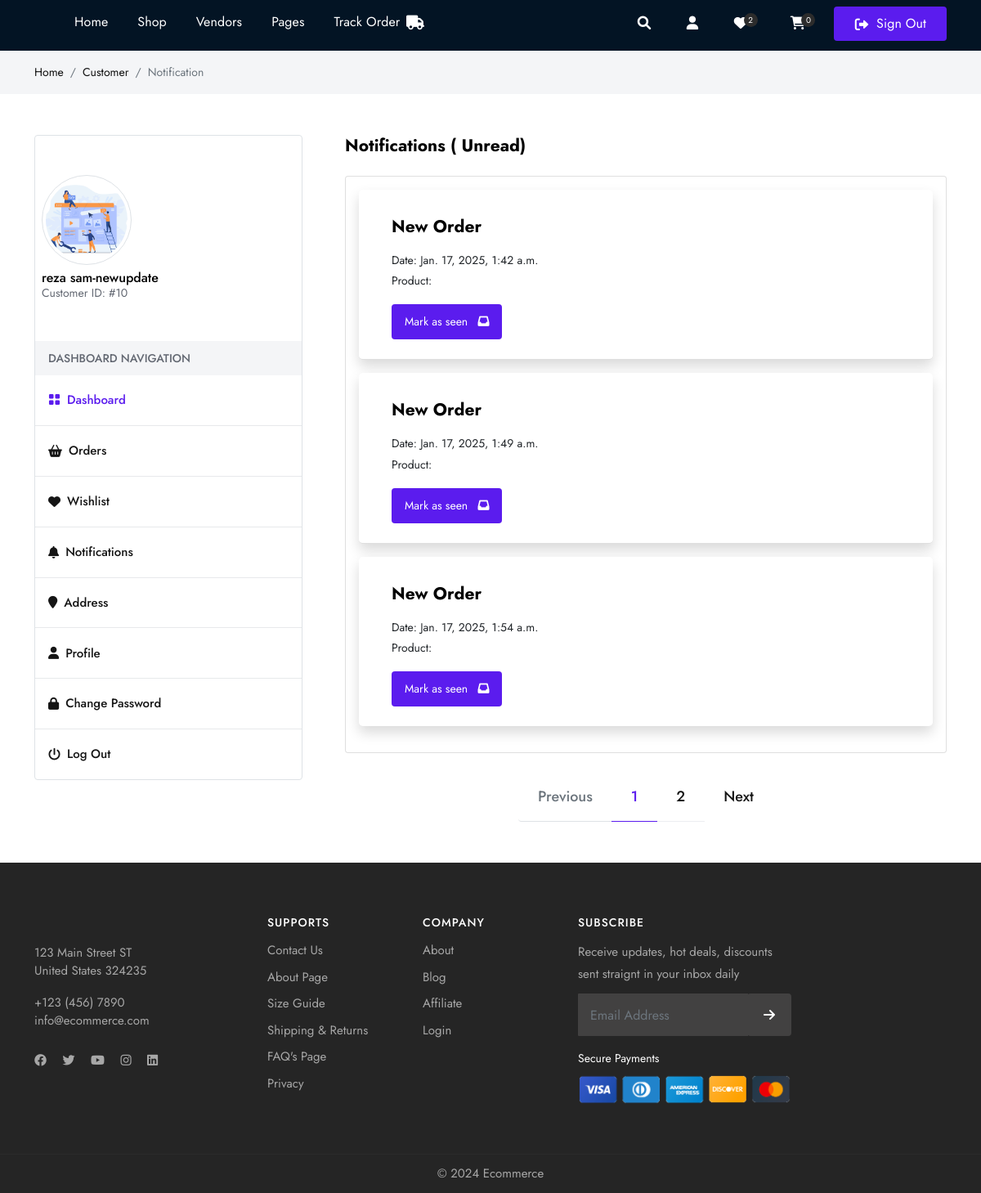
The page /customer/notis/ (signed in) on the database its author committed.
### userauths/models.py (models this page shows, shortened)
class User(AbstractUser):
    username = models.CharField(max_length=255, null=True, blank=True)
    email = models.EmailField(unique=True)
    USERNAME_FIELD = 'email'
    REQUIRED_FIELDS = ['username']

class Profile(models.Model):
    user = models.OneToOneField(User, on_delete=models.CASCADE)
    image = models.ImageField(upload_to="images", default="default-user.jpg", null=True, blank=True)
    full_name =models.CharField(max_length=255, null=True, blank=True)
    mobile = models.CharField(max_length=255, null=True, blank=True)
    user_Type = models.CharField(max_length=255, choices=USER_TYPE, null=True, blank=True, default=None)

### customer/models.py (models this page shows, shortened)
class Notifications(models.Model):
    user = models.ForeignKey(User, on_delete=models.CASCADE, null=True)
    type = models.CharField(max_length=100, choices=TYPE, default=None)
    seen = models.BooleanField(default=False)
    date = models.DateTimeField(auto_now_add=True)
    class Meta:
        verbose_name_plural = "Notification"

### customer/views.py (the view)
# urls.py: path("notis/", views.notis, name="notis"),
@login_required
def notis(request):
    notis_list = customer_models.Notifications.objects.filter(user=request.user, seen=False)
    notis = paginate_queryset(request, notis_list, 3)
    context = {
        "notis": notis,
        "notis_list": notis_list,
    }
    return render(request, "customer/notis.html", context)

### plugin/paginate_queryset.py (called while the page is built)
def paginate_queryset(request, queryset, per_page):
    paginator = Paginator(queryset, per_page)
    page_number = request.GET.get('page')
    return paginator.get_page(page_number)

### store/context.py (called while the page is built)
def default(request):
    try:
        cart_id = request.session['cart_id']
        total_cart_items = store_models.Cart.objects.filter(cart_id=cart_id).count()
    except:
        total_cart_items = 0
    return {
        "total_cart_items": total_cart_items,
    }

### templates/customer/notis.html
{% extends 'partials/base.html' %} {% load static %} {% load humanize %} {% block content %}
<div class="gray py-3">
    <div class="container">
        <div class="row">
            <div class="colxl-12 col-lg-12 col-md-12">
                <nav aria-label="breadcrumb">
                    <ol class="breadcrumb">
                        <li class="breadcrumb-item"><a href="/">Home</a></li>
                        <li class="breadcrumb-item"><a href="#">Customer</a></li>
                        <li class="breadcrumb-item active" aria-current="page">Notification</li>
                    </ol>
                </nav>
            </div>
        </div>
    </div>
</div>
<section class="middle">
    <div class="container">
        <div class="row align-items-start justify-content-between">
            {% include 'customer/sidebar.html' %}
            <div class="col-12 col-md-12 col-lg-8 col-xl-8">
                <h4 class="mb-0 mb-4 fw-bold">Notifications ({{notis.count}} Unread)</h4>
                <div class="card mb-4">
                    <div class="card-body">
                        <ul class="list-group list-group-flush">
                            {% for n in notis %}
                                <li class="list-group-item p-4 shadow rounded-3 mb-3">
                                    <div class="d-flex">
                                        <div class="ms-3 mt-2">
                                            <div class="d-flex align-items-center justify-content-between">
                                                <div>
                                                    <h4 class="mb-3 fw-bold">{{n.type}}</h4>
                                                    <p class="mb-0 mt-0">Date: {{n.date}}</p>
                                                    <p class="mb-0 mt-0">Product: {{n.order.product.name}}</p>
                                                </div>
                                            </div>
                                            <a href="{% url 'customer:mark_noti_seen' n.id %}" class="btn bg-primary text-white rounded btn-sm mt-3">Mark as seen <i class="fas fa-inbox ms-2"></i></a>
                                        </div>
                                    </div>
                                </li>
                                {% empty %}
                                <p>No item in Notifications</p>
                            {% endfor %}
                        </ul>
                    </div>
                </div>
                <nav>
                    <ul class="pagination">
                        {% if notis.has_previous %}
                            <li class="page-item">
                                <a class="page-link" href="?page={{ notis.previous_page_number }}">Previous</a>
                            </li>
                        {% else %}
                            <li class="page-item disabled">
                                <span class="page-link">Previous</span>
                            </li>
                        {% endif %}
                        {% for num in notis.paginator.page_range %}
                            <li class="page-item {% if notis.number == num %}active{% endif %}">
                                <a class="page-link" href="?page={{ num }}">{{ num }}</a>
                            </li>
                        {% endfor %}
                        {% if notis.has_next %}
                            <li class="page-item">
                                <a class="page-link" href="?page={{ notis.next_page_number }}">Next</a>
                            </li>
                        {% else %}
                            <li class="page-item disabled">
                                <span class="page-link">Next</span>
                            </li>
                        {% endif %}
                    </ul>
                </nav>
            </div>
        </div>
    </div>
</section>
{% endblock content %}

### templates/customer/sidebar.html
<div class="col-12 col-md-12 col-lg-4 col-xl-4 miliods">
    <div class="d-block border rounded">
        <div class="dashboard_author px-2 py-5">
            <div class="dash_auth_thumb circle p-1 border d-inline-flex mx-auto mb-2">
                <img src="{{request.user.profile.image.url}}" class="img-fluid circle" style="width: 100px; height: 100px; object-fit: cover;" alt="" />
            </div>
            <div class="dash_caption">
                <h4 class="fs-md ft-medium mb-0 lh-1">{{request.user.profile.full_name}}</h4>
                <span class="text-muted smalls">Customer ID: #{{request.user.id}}</span>
            </div>
        </div>
        <div class="dashboard_author">
            <h4 class="px-3 py-2 mb-0 lh-2 gray fs-sm ft-medium text-muted text-uppercase text-left">Dashboard Navigation</h4>
            <ul class="dahs_navbar">
                <li>
                    <a href="{% url 'customer:dashboard' %}" class="active"><i class="bi bi-grid-fill me-2"></i>Dashboard</a>
                </li>
                <li>
                    <a href="{% url 'customer:orders' %}"><i class="fas fa-shopping-basket me-2"></i>Orders</a>
                </li>
                <li>
                    <a href="{% url 'customer:wishlist' %}"><i class="fas fa-heart me-2"></i>Wishlist</a>
                </li>
                <li>
                    <a href="{% url 'customer:notis' %}"><i class="fas fa-bell me-2"></i>Notifications</a>
                </li>
                <li>
                    <a href="{% url 'customer:addresses' %}"><i class="fas fa-map-marker me-2"></i>Address</a>
                </li>
                <li>
                    <a href="{% url 'customer:profile' %}"><i class="fas fa-user me-2"></i>Profile</a>
                </li>
                <li>
                    <a href="{% url 'customer:change_password' %}"><i class="fas fa-lock me-2"></i>Change Password</a>
                </li>
                <li>
                    <a href="{% url 'userauths:sign-out' %}"><i class="fas fa-power-off me-2"></i>Log Out</a>
                </li>
            </ul>
        </div>
    </div>
</div>

### rows shown on the page
User: user.profile.image (picture), user.profile.full_name "reza sam-newupdate", user.id "10"
Notifications: type "New Order", date "Jan. 17, 2025, 1:42 a.m."
Notifications: type "New Order", date "Jan. 17, 2025, 1:49 a.m."
Notifications: type "New Order", date "Jan. 17, 2025, 1:54 a.m."

### other values the page prints
{{ total_cart_items }} "0"
{{ num }} "1" "2"
